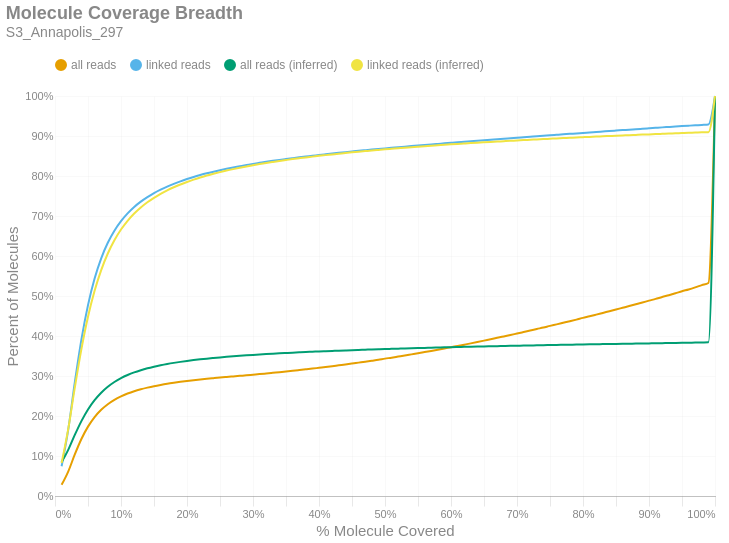

Notebook source saved alongside this figure:
### Markdown cell above
### Molecule Read Coverage
This chart shows molecule coverage breadth as computed by the number of bases aligned to that molecule. In other words, "*how much of each unique long molecule is actually sequenced/aligned?*" Keep in mind there is a distinction between sequences and alignments, since some sequences belonging to a particular molecule may not align well and wouldn't appear in the alignment data. This chart also shows molecule coverage breadth as computed by the *inferred fragment* from which the aligned sequences originate. Unlike read coverage, this calculation takes into account the total insert size, including unsequenced gaps between the forward and reverse reads. Like the previous figures, these are cumulative percents.

### Code cell
if SKIPLR:
    print_html(f"Skipped")
else:
    binned_df = consolidated_hist(valids['coverage_bp'], mask, 0.01, True)
    binned_df_inf = consolidated_hist(valids['coverage_inserts'], mask, 0.01, True)
    binned_df = binned_df.with_columns(pl.lit(binned_df_inf['all reads (cumsum)']).alias('all reads (inferred)'))
    binned_df = binned_df.with_columns(pl.lit(binned_df_inf['linked reads (cumsum)']).alias('linked reads (inferred)'))
    binned_df = binned_df.with_columns(
        (pl.col('bin').cast(pl.Float64) + 0.01).alias('right_edge')
    )

    with SafeRender(binned_df):
        (
            density_plot(binned_df, 'Molecule Coverage Breadth', samplename, 'molcov', ['all reads (inferred)','linked reads (inferred)'])
            .encode(
                #x=alt.X('bin:Q', title="% Molecule Covered").axis(format = '%').scale(padding=0),
                x=alt.X('right_edge:Q', title="% Molecule Covered").axis(format='%').scale(padding=0),
                y=alt.Y('value:Q', title='Percent of Molecules')
                    .axis(format='%')
                    .stack(False)
                    .scale(domainMin=0, padding=0),
                color=alt.Color("key:N").scale(domain = ["all reads", "linked reads", "all reads (inferred)", "linked reads (inferred)"]),
                tooltip = [
                    alt.Tooltip("key:N", title = "Data Type"),
                    alt.Tooltip("range_label:N", title="% Molecule Covered"),
                    alt.Tooltip("value:Q", format = ".2%", title="% Molecules")
                ]
            )
        ).display()

### Figure 1 — Vega-Lite specification as saved in the notebook (floating-point values rounded to 4 significant figures)
{"width": "container", "height": 400, "config": {"title": {"anchor": "start", "dy": -15, "fontSize": 18, "color": "#888888", "subtitleColor": "#888888", "subtitleFontSize": 14}, "arc": {"fill": "#0072B2"}, "axis": {"domainColor": "#888888", "domainWidth": 0.5, "gridWidth": 0.2, "grid": false, "titleFontWeight": 400, "titleFontSize": 15, "labelFontSize": 11, "labelColor": "#888888", "tickColor": "#888888", "tickWidth": 0.2, "titleColor": "#888888"}, "axisBand": {"grid": false}, "axisX": {"grid": true, "tickSize": 10, "domainCap": "round"}, "axisY": {"domain": false, "grid": true, "tickSize": 0, "domainCap": "round"}, "background": "transparent", "header": {"labelFontSize": 15, "labelColor": "#888888", "titleFontSize": 15, "titleFontWeight": 600, "titleColor": "#888888"}, "legend": {"labelFont": "sans-serif", "labelFontSize": 12, "labelColor": "#888888", "symbolSize": 100, "symbolType": "circle", "titleFontSize": 12, "titlePadding": 10, "titleColor": "#888888", "title": null, "orient": "top"}, "range": {"category": ["#E69F00", "#56B4E9", "#009E73", "#F0E442", "#0072B2", "#D55E00", "#CC79A7", "#000000"], "diverging": ["#cfe8f3", "#a2d4ec", "#73bfe2", "#46abdb", "#1696d2", "#12719e"]}, "area": {"fill": "#0072B2", "fillOpacity": 0.7, "line": true, "strokeOpacity": 0.7}, "line": {"color": "#0072B2", "stroke": "#0072B2", "strokeWidth": 2}, "trail": {"color": "#0072B2", "stroke": "#0072B2", "strokeWidth": 0, "size": 1}, "point": {"filled": true, "fillOpacity": 1.0, "size": 95}, "text": {"color": "#888888", "fontSize": 11, "align": "right", "fontWeight": 400, "size": 11}, "bar": {"fill": "#0072B2", "stroke": null}, "view": {"stroke": null, "continuousWidth": 660, "continuousHeight": 400}}, "data": {"name": "data-a64aadbc16f11a8dced4c81e52e3dbcc"}, "mark": {"type": "line", "interpolate": "monotone", "point": {"opacity": 0, "size": 275}}, "encoding": {"color": {"field": "key", "scale": {"domain": ["all reads", "linked reads", "all reads (inferred)", "linked reads (inferred)"]}, "type": "nominal"}, "tooltip": [{"field": "key", "title": "Data Type", "type": "nominal"}, {"field": "range_label", "title": "% Molecule Covered", "type": "nominal"}, {"field": "value", "format": ".2%", "title": "% Molecules", "type": "quantitative"}], "x": {"axis": {"format": "%"}, "field": "right_edge", "scale": {"padding": 0}, "title": "% Molecule Covered", "type": "quantitative"}, "y": {"axis": {"format": "%"}, "field": "value", "scale": {"domainMin": 0, "padding": 0}, "stack": false, "title": "Percent of Molecules", "type": "quantitative"}}, "params": [{"name": "param_c36ac31b6afebe62", "select": {"type": "point", "fields": ["key"]}, "bind": "legend"}], "title": {"text": "Molecule Coverage Breadth", "subtitle": "S3_Annapolis_297"}, "transform": [{"fold": ["all reads (cumsum)", "linked reads (cumsum)", "all reads (inferred)", "linked reads (inferred)"]}, {"calculate": "replace(datum.key, ' (cumsum)', '')", "as": "key"}, {"filter": {"param": "param_c36ac31b6afebe62"}}], "usermeta": {"embedOptions": {"downloadFileName": "S3_Annapolis_297.molcov"}}, "$schema": "https://vega.github.io/schema/vega-lite/v6.1.0.json", "datasets": {"data-a64aadbc16f11a8dced4c81e52e3dbcc": [{"bin": "0.0", "interval": "0.0-0.01", "all reads": 0.02789, "linked reads": 0.07451, "all reads (cumsum)": 0.02789, "linked reads (cumsum)": 0.07451, "range_label": "0.0-0.01", "all reads (inferred)": 0.08436, "linked reads (inferred)": 0.08235, "right_edge": 0.01}, {"bin": "0.01", "interval": "0.01-0.02", "all reads": 0.03315, "linked reads": 0.09102, "all reads (cumsum)": 0.06103, "linked reads (cumsum)": 0.1655, "range_label": "0.01-0.02", "all reads (inferred)": 0.1153, "linked reads (inferred)": 0.1672, "right_edge": 0.02}, {"bin": "0.02", "interval": "0.02-0.03", "all reads": 0.04278, "linked reads": 0.1185, "all reads (cumsum)": 0.1038, "linked reads (cumsum)": 0.284, "range_label": "0.02-0.03", "all reads (inferred)": 0.1527, "linked reads (inferred)": 0.2708, "right_edge": 0.03}, {"bin": "0.03", "interval": "0.03-0.04", "all reads": 0.03858, "linked reads": 0.1071, "all reads (cumsum)": 0.1424, "linked reads (cumsum)": 0.3911, "range_label": "0.03-0.04", "all reads (inferred)": 0.1873, "linked reads (inferred)": 0.3671, "right_edge": 0.04}, {"bin": "0.04", "interval": "0.04-0.05", "all reads": 0.03101, "linked reads": 0.08614, "all reads (cumsum)": 0.1734, "linked reads (cumsum)": 0.4772, "range_label": "0.04-0.05", "all reads (inferred)": 0.2164, "linked reads (inferred)": 0.4482, "right_edge": 0.05}, {"bin": "0.05", "interval": "0.05-0.06", "all reads": 0.02393, "linked reads": 0.0664, "all reads (cumsum)": 0.1973, "linked reads (cumsum)": 0.5436, "range_label": "0.05-0.06", "all reads (inferred)": 0.2396, "linked reads (inferred)": 0.513, "right_edge": 0.06}, {"bin": "0.06", "interval": "0.06-0.07", "all reads": 0.01824, "linked reads": 0.05062, "all reads (cumsum)": 0.2156, "linked reads (cumsum)": 0.5942, "range_label": "0.06-0.07", "all reads (inferred)": 0.2583, "linked reads (inferred)": 0.5648, "right_edge": 0.07}, {"bin": "0.07", "interval": "0.07-0.08", "all reads": 0.01396, "linked reads": 0.03876, "all reads (cumsum)": 0.2295, "linked reads (cumsum)": 0.633, "range_label": "0.07-0.08", "all reads (inferred)": 0.2732, "linked reads (inferred)": 0.6063, "right_edge": 0.08}, {"bin": "0.08", "interval": "0.08-0.09", "all reads": 0.01088, "linked reads": 0.03015, "all reads (cumsum)": 0.2404, "linked reads (cumsum)": 0.6632, "range_label": "0.08-0.09", "all reads (inferred)": 0.285, "linked reads (inferred)": 0.6393, "right_edge": 0.09}, {"bin": "0.09", "interval": "0.09-0.1", "all reads": 0.008628, "linked reads": 0.02384, "all reads (cumsum)": 0.2491, "linked reads (cumsum)": 0.687, "range_label": "0.09-0.1", "all reads (inferred)": 0.2947, "linked reads (inferred)": 0.6661, "right_edge": 0.1}, {"bin": "0.1", "interval": "0.1-0.11", "all reads": 0.007066, "linked reads": 0.01951, "all reads (cumsum)": 0.2561, "linked reads (cumsum)": 0.7065, "range_label": "0.1-0.11", "all reads (inferred)": 0.3026, "linked reads (inferred)": 0.688, "right_edge": 0.11}, {"bin": "0.11", "interval": "0.11-0.12", "all reads": 0.005852, "linked reads": 0.01615, "all reads (cumsum)": 0.262, "linked reads (cumsum)": 0.7227, "range_label": "0.11-0.12", "all reads (inferred)": 0.3091, "linked reads (inferred)": 0.7061, "right_edge": 0.12}, {"bin": "0.12", "interval": "0.12-0.13", "all reads": 0.00483, "linked reads": 0.01327, "all reads (cumsum)": 0.2668, "linked reads (cumsum)": 0.7359, "range_label": "0.12-0.13", "all reads (inferred)": 0.3145, "linked reads (inferred)": 0.7213, "right_edge": 0.13}, {"bin": "0.13", "interval": "0.13-0.14", "all reads": 0.004125, "linked reads": 0.01132, "all reads (cumsum)": 0.2709, "linked reads (cumsum)": 0.7472, "range_label": "0.13-0.14", "all reads (inferred)": 0.3192, "linked reads (inferred)": 0.7343, "right_edge": 0.14}, {"bin": "0.14", "interval": "0.14-0.15", "all reads": 0.003651, "linked reads": 0.01003, "all reads (cumsum)": 0.2746, "linked reads (cumsum)": 0.7573, "range_label": "0.14-0.15", "all reads (inferred)": 0.3232, "linked reads (inferred)": 0.7454, "right_edge": 0.15}, {"bin": "0.15", "interval": "0.15-0.16", "all reads": 0.003157, "linked reads": 0.008615, "all reads (cumsum)": 0.2777, "linked reads (cumsum)": 0.7659, "range_label": "0.15-0.16", "all reads (inferred)": 0.3269, "linked reads (inferred)": 0.7554, "right_edge": 0.16}, {"bin": "0.16", "interval": "0.16-0.17", "all reads": 0.002856, "linked reads": 0.007754, "all reads (cumsum)": 0.2806, "linked reads (cumsum)": 0.7736, "range_label": "0.16-0.17", "all reads (inferred)": 0.3301, "linked reads (inferred)": 0.7642, "right_edge": 0.17}, {"bin": "0.17", "interval": "0.17-0.18", "all reads": 0.00252, "linked reads": 0.00681, "all reads (cumsum)": 0.2831, "linked reads (cumsum)": 0.7804, "range_label": "0.17-0.18", "all reads (inferred)": 0.3328, "linked reads (inferred)": 0.7719, "right_edge": 0.18}, {"bin": "0.18", "interval": "0.18-0.19", "all reads": 0.002328, "linked reads": 0.006227, "all reads (cumsum)": 0.2854, "linked reads (cumsum)": 0.7867, "range_label": "0.18-0.19", "all reads (inferred)": 0.3353, "linked reads (inferred)": 0.7788, "right_edge": 0.19}, {"bin": "0.19", "interval": "0.19-0.2", "all reads": 0.002131, "linked reads": 0.005693, "all reads (cumsum)": 0.2876, "linked reads (cumsum)": 0.7924, "range_label": "0.19-0.2", "all reads (inferred)": 0.3376, "linked reads (inferred)": 0.7851, "right_edge": 0.2}, {"bin": "0.2", "interval": "0.2-0.21", "all reads": 0.001976, "linked reads": 0.005236, "all reads (cumsum)": 0.2895, "linked reads (cumsum)": 0.7976, "range_label": "0.2-0.21", "all reads (inferred)": 0.3397, "linked reads (inferred)": 0.7909, "right_edge": 0.21}, {"bin": "0.21", "interval": "0.21-0.22", "all reads": 0.001813, "linked reads": 0.00472, "all reads (cumsum)": 0.2914, "linked reads (cumsum)": 0.8023, "range_label": "0.21-0.22", "all reads (inferred)": 0.3416, "linked reads (inferred)": 0.7962, "right_edge": 0.22}, {"bin": "0.22", "interval": "0.22-0.23", "all reads": 0.001685, "linked reads": 0.00434, "all reads (cumsum)": 0.293, "linked reads (cumsum)": 0.8067, "range_label": "0.22-0.23", "all reads (inferred)": 0.3434, "linked reads (inferred)": 0.801, "right_edge": 0.23}, {"bin": "0.23", "interval": "0.23-0.24", "all reads": 0.001561, "linked reads": 0.003988, "all reads (cumsum)": 0.2946, "linked reads (cumsum)": 0.8107, "range_label": "0.23-0.24", "all reads (inferred)": 0.345, "linked reads (inferred)": 0.8054, "right_edge": 0.24}, {"bin": "0.24", "interval": "0.24-0.25", "all reads": 0.001527, "linked reads": 0.003845, "all reads (cumsum)": 0.2961, "linked reads (cumsum)": 0.8145, "range_label": "0.24-0.25", "all reads (inferred)": 0.3465, "linked reads (inferred)": 0.8096, "right_edge": 0.25}, {"bin": "0.25", "interval": "0.25-0.26", "all reads": 0.001431, "linked reads": 0.003545, "all reads (cumsum)": 0.2976, "linked reads (cumsum)": 0.818, "range_label": "0.25-0.26", "all reads (inferred)": 0.3479, "linked reads (inferred)": 0.8136, "right_edge": 0.26}, {"bin": "0.26", "interval": "0.26-0.27", "all reads": 0.001407, "linked reads": 0.003344, "all reads (cumsum)": 0.299, "linked reads (cumsum)": 0.8214, "range_label": "0.26-0.27", "all reads (inferred)": 0.3492, "linked reads (inferred)": 0.8172, "right_edge": 0.27}, {"bin": "0.27", "interval": "0.27-0.28", "all reads": 0.001405, "linked reads": 0.003178, "all reads (cumsum)": 0.3004, "linked reads (cumsum)": 0.8246, "range_label": "0.27-0.28", "all reads (inferred)": 0.3505, "linked reads (inferred)": 0.8206, "right_edge": 0.28}, {"bin": "0.28", "interval": "0.28-0.29", "all reads": 0.001382, "linked reads": 0.002852, "all reads (cumsum)": 0.3018, "linked reads (cumsum)": 0.8274, "range_label": "0.28-0.29", "all reads (inferred)": 0.3516, "linked reads (inferred)": 0.8238, "right_edge": 0.29}, {"bin": "0.29", "interval": "0.29-0.3", "all reads": 0.001483, "linked reads": 0.002861, "all reads (cumsum)": 0.3032, "linked reads (cumsum)": 0.8303, "range_label": "0.29-0.3", "all reads (inferred)": 0.3527, "linked reads (inferred)": 0.8268, "right_edge": 0.3}, {"bin": "0.3", "interval": "0.3-0.31", "all reads": 0.001466, "linked reads": 0.002643, "all reads (cumsum)": 0.3047, "linked reads (cumsum)": 0.8329, "range_label": "0.3-0.31", "all reads (inferred)": 0.3538, "linked reads (inferred)": 0.8298, "right_edge": 0.31}, {"bin": "0.31", "interval": "0.31-0.32", "all reads": 0.00161, "linked reads": 0.002636, "all reads (cumsum)": 0.3063, "linked reads (cumsum)": 0.8356, "range_label": "0.31-0.32", "all reads (inferred)": 0.3548, "linked reads (inferred)": 0.8325, "right_edge": 0.32}, {"bin": "0.32", "interval": "0.32-0.33", "all reads": 0.001636, "linked reads": 0.002452, "all reads (cumsum)": 0.3079, "linked reads (cumsum)": 0.838, "range_label": "0.32-0.33", "all reads (inferred)": 0.3558, "linked reads (inferred)": 0.8351, "right_edge": 0.33}, {"bin": "0.33", "interval": "0.33-0.34", "all reads": 0.001642, "linked reads": 0.002302, "all reads (cumsum)": 0.3096, "linked reads (cumsum)": 0.8403, "range_label": "0.33-0.34", "all reads (inferred)": 0.3567, "linked reads (inferred)": 0.8376, "right_edge": 0.34}, {"bin": "0.34", "interval": "0.34-0.35", "all reads": 0.00163, "linked reads": 0.002161, "all reads (cumsum)": 0.3112, "linked reads (cumsum)": 0.8425, "range_label": "0.34-0.35", "all reads (inferred)": 0.3575, "linked reads (inferred)": 0.8399, "right_edge": 0.35}, {"bin": "0.35", "interval": "0.35-0.36", "all reads": 0.00174, "linked reads": 0.002113, "all reads (cumsum)": 0.313, "linked reads (cumsum)": 0.8446, "range_label": "0.35-0.36", "all reads (inferred)": 0.3584, "linked reads (inferred)": 0.8422, "right_edge": 0.36}, {"bin": "0.36", "interval": "0.36-0.37", "all reads": 0.0018, "linked reads": 0.002091, "all reads (cumsum)": 0.3148, "linked reads (cumsum)": 0.8467, "range_label": "0.36-0.37", "all reads (inferred)": 0.3592, "linked reads (inferred)": 0.8444, "right_edge": 0.37}, {"bin": "0.37", "interval": "0.37-0.38", "all reads": 0.001822, "linked reads": 0.001953, "all reads (cumsum)": 0.3166, "linked reads (cumsum)": 0.8486, "range_label": "0.37-0.38", "all reads (inferred)": 0.36, "linked reads (inferred)": 0.8465, "right_edge": 0.38}, {"bin": "0.38", "interval": "0.38-0.39", "all reads": 0.001871, "linked reads": 0.001863, "all reads (cumsum)": 0.3185, "linked reads (cumsum)": 0.8505, "range_label": "0.38-0.39", "all reads (inferred)": 0.3607, "linked reads (inferred)": 0.8484, "right_edge": 0.39}, {"bin": "0.39", "interval": "0.39-0.4", "all reads": 0.002, "linked reads": 0.001972, "all reads (cumsum)": 0.3205, "linked reads (cumsum)": 0.8525, "range_label": "0.39-0.4", "all reads (inferred)": 0.3614, "linked reads (inferred)": 0.8504, "right_edge": 0.4}, {"bin": "0.4", "interval": "0.4-0.41", "all reads": 0.001977, "linked reads": 0.001841, "all reads (cumsum)": 0.3224, "linked reads (cumsum)": 0.8543, "range_label": "0.4-0.41", "all reads (inferred)": 0.362, "linked reads (inferred)": 0.8522, "right_edge": 0.41}, {"bin": "0.41", "interval": "0.41-0.42", "all reads": 0.002097, "linked reads": 0.001804, "all reads (cumsum)": 0.3245, "linked reads (cumsum)": 0.8561, "range_label": "0.41-0.42", "all reads (inferred)": 0.3627, "linked reads (inferred)": 0.854, "right_edge": 0.42}, {"bin": "0.42", "interval": "0.42-0.43", "all reads": 0.00219, "linked reads": 0.001741, "all reads (cumsum)": 0.3267, "linked reads (cumsum)": 0.8578, "range_label": "0.42-0.43", "all reads (inferred)": 0.3633, "linked reads (inferred)": 0.8557, "right_edge": 0.43}, {"bin": "0.43", "interval": "0.43-0.44", "all reads": 0.002148, "linked reads": 0.001699, "all reads (cumsum)": 0.3289, "linked reads (cumsum)": 0.8595, "range_label": "0.43-0.44", "all reads (inferred)": 0.364, "linked reads (inferred)": 0.8574, "right_edge": 0.44}, {"bin": "0.44", "interval": "0.44-0.45", "all reads": 0.002268, "linked reads": 0.001674, "all reads (cumsum)": 0.3311, "linked reads (cumsum)": 0.8612, "range_label": "0.44-0.45", "all reads (inferred)": 0.3646, "linked reads (inferred)": 0.8591, "right_edge": 0.45}, {"bin": "0.45", "interval": "0.45-0.46", "all reads": 0.002326, "linked reads": 0.001658, "all reads (cumsum)": 0.3335, "linked reads (cumsum)": 0.8629, "range_label": "0.45-0.46", "all reads (inferred)": 0.3652, "linked reads (inferred)": 0.8607, "right_edge": 0.46}, {"bin": "0.46", "interval": "0.46-0.47", "all reads": 0.002306, "linked reads": 0.001567, "all reads (cumsum)": 0.3358, "linked reads (cumsum)": 0.8644, "range_label": "0.46-0.47", "all reads (inferred)": 0.3657, "linked reads (inferred)": 0.8622, "right_edge": 0.47}, {"bin": "0.47", "interval": "0.47-0.48", "all reads": 0.002419, "linked reads": 0.001548, "all reads (cumsum)": 0.3382, "linked reads (cumsum)": 0.866, "range_label": "0.47-0.48", "all reads (inferred)": 0.3663, "linked reads (inferred)": 0.8638, "right_edge": 0.48}, {"bin": "0.48", "interval": "0.48-0.49", "all reads": 0.002438, "linked reads": 0.001508, "all reads (cumsum)": 0.3406, "linked reads (cumsum)": 0.8675, "range_label": "0.48-0.49", "all reads (inferred)": 0.3669, "linked reads (inferred)": 0.8652, "right_edge": 0.49}, {"bin": "0.49", "interval": "0.49-0.5", "all reads": 0.002788, "linked reads": 0.001558, "all reads (cumsum)": 0.3434, "linked reads (cumsum)": 0.8691, "range_label": "0.49-0.5", "all reads (inferred)": 0.3674, "linked reads (inferred)": 0.8667, "right_edge": 0.5}, {"bin": "0.5", "interval": "0.5-0.51", "all reads": 0.002433, "linked reads": 0.001444, "all reads (cumsum)": 0.3458, "linked reads (cumsum)": 0.8705, "range_label": "0.5-0.51", "all reads (inferred)": 0.3679, "linked reads (inferred)": 0.868, "right_edge": 0.51}, {"bin": "0.51", "interval": "0.51-0.52", "all reads": 0.002724, "linked reads": 0.001396, "all reads (cumsum)": 0.3486, "linked reads (cumsum)": 0.8719, "range_label": "0.51-0.52", "all reads (inferred)": 0.3684, "linked reads (inferred)": 0.8694, "right_edge": 0.52}, {"bin": "0.52", "interval": "0.52-0.53", "all reads": 0.002721, "linked reads": 0.001462, "all reads (cumsum)": 0.3513, "linked reads (cumsum)": 0.8734, "range_label": "0.52-0.53", "all reads (inferred)": 0.3689, "linked reads (inferred)": 0.8707, "right_edge": 0.53}, {"bin": "0.53", "interval": "0.53-0.54", "all reads": 0.002805, "linked reads": 0.0014, "all reads (cumsum)": 0.3541, "linked reads (cumsum)": 0.8748, "range_label": "0.53-0.54", "all reads (inferred)": 0.3694, "linked reads (inferred)": 0.872, "right_edge": 0.54}, {"bin": "0.54", "interval": "0.54-0.55", "all reads": 0.002804, "linked reads": 0.001337, "all reads (cumsum)": 0.3569, "linked reads (cumsum)": 0.8761, "range_label": "0.54-0.55", "all reads (inferred)": 0.3698, "linked reads (inferred)": 0.8732, "right_edge": 0.55}, {"bin": "0.55", "interval": "0.55-0.56", "all reads": 0.002913, "linked reads": 0.0014, "all reads (cumsum)": 0.3598, "linked reads (cumsum)": 0.8775, "range_label": "0.55-0.56", "all reads (inferred)": 0.3703, "linked reads (inferred)": 0.8744, "right_edge": 0.56}, {"bin": "0.56", "interval": "0.56-0.57", "all reads": 0.00295, "linked reads": 0.001314, "all reads (cumsum)": 0.3628, "linked reads (cumsum)": 0.8788, "range_label": "0.56-0.57", "all reads (inferred)": 0.3707, "linked reads (inferred)": 0.8756, "right_edge": 0.57}, {"bin": "0.57", "interval": "0.57-0.58", "all reads": 0.003022, "linked reads": 0.001379, "all reads (cumsum)": 0.3658, "linked reads (cumsum)": 0.8802, "range_label": "0.57-0.58", "all reads (inferred)": 0.3712, "linked reads (inferred)": 0.8768, "right_edge": 0.58}, {"bin": "0.58", "interval": "0.58-0.59", "all reads": 0.0031, "linked reads": 0.001401, "all reads (cumsum)": 0.3689, "linked reads (cumsum)": 0.8816, "range_label": "0.58-0.59", "all reads (inferred)": 0.3716, "linked reads (inferred)": 0.8779, "right_edge": 0.59}, {"bin": "0.59", "interval": "0.59-0.6", "all reads": 0.003178, "linked reads": 0.001376, "all reads (cumsum)": 0.3721, "linked reads (cumsum)": 0.883, "range_label": "0.59-0.6", "all reads (inferred)": 0.372, "linked reads (inferred)": 0.8791, "right_edge": 0.6}, {"bin": "0.6", "interval": "0.6-0.61", "all reads": 0.003092, "linked reads": 0.001347, "all reads (cumsum)": 0.3752, "linked reads (cumsum)": 0.8843, "range_label": "0.6-0.61", "all reads (inferred)": 0.3724, "linked reads (inferred)": 0.8802, "right_edge": 0.61}, {"bin": "0.61", "interval": "0.61-0.62", "all reads": 0.003196, "linked reads": 0.001241, "all reads (cumsum)": 0.3783, "linked reads (cumsum)": 0.8856, "range_label": "0.61-0.62", "all reads (inferred)": 0.3728, "linked reads (inferred)": 0.8812, "right_edge": 0.62}, {"bin": "0.62", "interval": "0.62-0.63", "all reads": 0.00323, "linked reads": 0.001293, "all reads (cumsum)": 0.3816, "linked reads (cumsum)": 0.8868, "range_label": "0.62-0.63", "all reads (inferred)": 0.3732, "linked reads (inferred)": 0.8823, "right_edge": 0.63}, {"bin": "0.63", "interval": "0.63-0.64", "all reads": 0.003378, "linked reads": 0.00125, "all reads (cumsum)": 0.385, "linked reads (cumsum)": 0.8881, "range_label": "0.63-0.64", "all reads (inferred)": 0.3736, "linked reads (inferred)": 0.8832, "right_edge": 0.64}, {"bin": "0.64", "interval": "0.64-0.65", "all reads": 0.003455, "linked reads": 0.001344, "all reads (cumsum)": 0.3884, "linked reads (cumsum)": 0.8894, "range_label": "0.64-0.65", "all reads (inferred)": 0.3739, "linked reads (inferred)": 0.8842, "right_edge": 0.65}, {"bin": "0.65", "interval": "0.65-0.66", "all reads": 0.003562, "linked reads": 0.001282, "all reads (cumsum)": 0.392, "linked reads (cumsum)": 0.8907, "range_label": "0.65-0.66", "all reads (inferred)": 0.3743, "linked reads (inferred)": 0.8852, "right_edge": 0.66}, {"bin": "0.66", "interval": "0.66-0.67", "all reads": 0.00341, "linked reads": 0.001213, "all reads (cumsum)": 0.3954, "linked reads (cumsum)": 0.8919, "range_label": "0.66-0.67", "all reads (inferred)": 0.3747, "linked reads (inferred)": 0.8861, "right_edge": 0.67}, {"bin": "0.67", "interval": "0.67-0.68", "all reads": 0.00353, "linked reads": 0.001296, "all reads (cumsum)": 0.3989, "linked reads (cumsum)": 0.8932, "range_label": "0.67-0.68", "all reads (inferred)": 0.375, "linked reads (inferred)": 0.887, "right_edge": 0.68}, {"bin": "0.68", "interval": "0.68-0.69", "all reads": 0.003546, "linked reads": 0.001202, "all reads (cumsum)": 0.4025, "linked reads (cumsum)": 0.8944, "range_label": "0.68-0.69", "all reads (inferred)": 0.3754, "linked reads (inferred)": 0.888, "right_edge": 0.69}, {"bin": "0.69", "interval": "0.69-0.7", "all reads": 0.003739, "linked reads": 0.001246, "all reads (cumsum)": 0.4062, "linked reads (cumsum)": 0.8957, "range_label": "0.69-0.7", "all reads (inferred)": 0.3757, "linked reads (inferred)": 0.8888, "right_edge": 0.7}, {"bin": "0.7", "interval": "0.7-0.71", "all reads": 0.00369, "linked reads": 0.001205, "all reads (cumsum)": 0.4099, "linked reads (cumsum)": 0.8969, "range_label": "0.7-0.71", "all reads (inferred)": 0.3761, "linked reads (inferred)": 0.8898, "right_edge": 0.71}, {"bin": "0.71", "interval": "0.71-0.72", "all reads": 0.00368, "linked reads": 0.001221, "all reads (cumsum)": 0.4136, "linked reads (cumsum)": 0.8981, "range_label": "0.71-0.72", "all reads (inferred)": 0.3764, "linked reads (inferred)": 0.8906, "right_edge": 0.72}, {"bin": "0.72", "interval": "0.72-0.73", "all reads": 0.003877, "linked reads": 0.001235, "all reads (cumsum)": 0.4174, "linked reads (cumsum)": 0.8993, "range_label": "0.72-0.73", "all reads (inferred)": 0.3767, "linked reads (inferred)": 0.8915, "right_edge": 0.73}, {"bin": "0.73", "interval": "0.73-0.74", "all reads": 0.003741, "linked reads": 0.00119, "all reads (cumsum)": 0.4212, "linked reads (cumsum)": 0.9005, "range_label": "0.73-0.74", "all reads (inferred)": 0.377, "linked reads (inferred)": 0.8923, "right_edge": 0.74}, {"bin": "0.74", "interval": "0.74-0.75", "all reads": 0.004079, "linked reads": 0.001252, "all reads (cumsum)": 0.4253, "linked reads (cumsum)": 0.9018, "range_label": "0.74-0.75", "all reads (inferred)": 0.3773, "linked reads (inferred)": 0.8931, "right_edge": 0.75}, {"bin": "0.75", "interval": "0.75-0.76", "all reads": 0.003803, "linked reads": 0.001172, "all reads (cumsum)": 0.4291, "linked reads (cumsum)": 0.903, "range_label": "0.75-0.76", "all reads (inferred)": 0.3776, "linked reads (inferred)": 0.894, "right_edge": 0.76}, {"bin": "0.76", "interval": "0.76-0.77", "all reads": 0.00392, "linked reads": 0.001177, "all reads (cumsum)": 0.433, "linked reads (cumsum)": 0.9041, "range_label": "0.76-0.77", "all reads (inferred)": 0.378, "linked reads (inferred)": 0.8948, "right_edge": 0.77}, {"bin": "0.77", "interval": "0.77-0.78", "all reads": 0.003929, "linked reads": 0.001224, "all reads (cumsum)": 0.4369, "linked reads (cumsum)": 0.9054, "range_label": "0.77-0.78", "all reads (inferred)": 0.3783, "linked reads (inferred)": 0.8955, "right_edge": 0.78}, {"bin": "0.78", "interval": "0.78-0.79", "all reads": 0.004031, "linked reads": 0.001149, "all reads (cumsum)": 0.4409, "linked reads (cumsum)": 0.9065, "range_label": "0.78-0.79", "all reads (inferred)": 0.3786, "linked reads (inferred)": 0.8963, "right_edge": 0.79}, {"bin": "0.79", "interval": "0.79-0.8", "all reads": 0.004321, "linked reads": 0.00125, "all reads (cumsum)": 0.4453, "linked reads (cumsum)": 0.9078, "range_label": "0.79-0.8", "all reads (inferred)": 0.3788, "linked reads (inferred)": 0.897, "right_edge": 0.8}, {"bin": "0.8", "interval": "0.8-0.81", "all reads": 0.003968, "linked reads": 0.001158, "all reads (cumsum)": 0.4492, "linked reads (cumsum)": 0.9089, "range_label": "0.8-0.81", "all reads (inferred)": 0.3791, "linked reads (inferred)": 0.8978, "right_edge": 0.81}, {"bin": "0.81", "interval": "0.81-0.82", "all reads": 0.0042, "linked reads": 0.001225, "all reads (cumsum)": 0.4534, "linked reads (cumsum)": 0.9101, "range_label": "0.81-0.82", "all reads (inferred)": 0.3794, "linked reads (inferred)": 0.8986, "right_edge": 0.82}, {"bin": "0.82", "interval": "0.82-0.83", "all reads": 0.004268, "linked reads": 0.001178, "all reads (cumsum)": 0.4577, "linked reads (cumsum)": 0.9113, "range_label": "0.82-0.83", "all reads (inferred)": 0.3797, "linked reads (inferred)": 0.8993, "right_edge": 0.83}, {"bin": "0.83", "interval": "0.83-0.84", "all reads": 0.004219, "linked reads": 0.001179, "all reads (cumsum)": 0.4619, "linked reads (cumsum)": 0.9125, "range_label": "0.83-0.84", "all reads (inferred)": 0.38, "linked reads (inferred)": 0.9, "right_edge": 0.84}, {"bin": "0.84", "interval": "0.84-0.85", "all reads": 0.004267, "linked reads": 0.001131, "all reads (cumsum)": 0.4662, "linked reads (cumsum)": 0.9136, "range_label": "0.84-0.85", "all reads (inferred)": 0.3803, "linked reads (inferred)": 0.9007, "right_edge": 0.85}, {"bin": "0.85", "interval": "0.85-0.86", "all reads": 0.004362, "linked reads": 0.001118, "all reads (cumsum)": 0.4706, "linked reads (cumsum)": 0.9147, "range_label": "0.85-0.86", "all reads (inferred)": 0.3805, "linked reads (inferred)": 0.9014, "right_edge": 0.86}, {"bin": "0.86", "interval": "0.86-0.87", "all reads": 0.00436, "linked reads": 0.001164, "all reads (cumsum)": 0.4749, "linked reads (cumsum)": 0.9159, "range_label": "0.86-0.87", "all reads (inferred)": 0.3808, "linked reads (inferred)": 0.9021, "right_edge": 0.87}, {"bin": "0.87", "interval": "0.87-0.88", "all reads": 0.004391, "linked reads": 0.001096, "all reads (cumsum)": 0.4793, "linked reads (cumsum)": 0.917, "range_label": "0.87-0.88", "all reads (inferred)": 0.381, "linked reads (inferred)": 0.9028, "right_edge": 0.88}, {"bin": "0.88", "interval": "0.88-0.89", "all reads": 0.004416, "linked reads": 0.001138, "all reads (cumsum)": 0.4837, "linked reads (cumsum)": 0.9181, "range_label": "0.88-0.89", "all reads (inferred)": 0.3813, "linked reads (inferred)": 0.9034, "right_edge": 0.89}, {"bin": "0.89", "interval": "0.89-0.9", "all reads": 0.00467, "linked reads": 0.001142, "all reads (cumsum)": 0.4884, "linked reads (cumsum)": 0.9193, "range_label": "0.89-0.9", "all reads (inferred)": 0.3816, "linked reads (inferred)": 0.9041, "right_edge": 0.9}, {"bin": "0.9", "interval": "0.9-0.91", "all reads": 0.004382, "linked reads": 0.00114, "all reads (cumsum)": 0.4928, "linked reads (cumsum)": 0.9204, "range_label": "0.9-0.91", "all reads (inferred)": 0.3818, "linked reads (inferred)": 0.9047, "right_edge": 0.91}, {"bin": "0.91", "interval": "0.91-0.92", "all reads": 0.004873, "linked reads": 0.001133, "all reads (cumsum)": 0.4976, "linked reads (cumsum)": 0.9216, "range_label": "0.91-0.92", "all reads (inferred)": 0.3821, "linked reads (inferred)": 0.9054, "right_edge": 0.92}, {"bin": "0.92", "interval": "0.92-0.93", "all reads": 0.004365, "linked reads": 0.001023, "all reads (cumsum)": 0.502, "linked reads (cumsum)": 0.9226, "range_label": "0.92-0.93", "all reads (inferred)": 0.3823, "linked reads (inferred)": 0.906, "right_edge": 0.93}, {"bin": "0.93", "interval": "0.93-0.94", "all reads": 0.004775, "linked reads": 0.001037, "all reads (cumsum)": 0.5068, "linked reads (cumsum)": 0.9236, "range_label": "0.93-0.94", "all reads (inferred)": 0.3826, "linked reads (inferred)": 0.9066, "right_edge": 0.94}, {"bin": "0.94", "interval": "0.94-0.95", "all reads": 0.005179, "linked reads": 0.001078, "all reads (cumsum)": 0.512, "linked reads (cumsum)": 0.9247, "range_label": "0.94-0.95", "all reads (inferred)": 0.3829, "linked reads (inferred)": 0.9073, "right_edge": 0.95}, {"bin": "0.95", "interval": "0.95-0.96", "all reads": 0.00442, "linked reads": 0.001038, "all reads (cumsum)": 0.5164, "linked reads (cumsum)": 0.9257, "range_label": "0.95-0.96", "all reads (inferred)": 0.3832, "linked reads (inferred)": 0.9079, "right_edge": 0.96}, {"bin": "0.96", "interval": "0.96-0.97", "all reads": 0.005144, "linked reads": 0.001023, "all reads (cumsum)": 0.5215, "linked reads (cumsum)": 0.9268, "range_label": "0.96-0.97", "all reads (inferred)": 0.3835, "linked reads (inferred)": 0.9085, "right_edge": 0.97}, {"bin": "0.97", "interval": "0.97-0.98", "all reads": 0.005651, "linked reads": 0.0009709, "all reads (cumsum)": 0.5272, "linked reads (cumsum)": 0.9277, "range_label": "0.97-0.98", "all reads (inferred)": 0.3838, "linked reads (inferred)": 0.9092, "right_edge": 0.98}, {"bin": "0.98", "interval": "0.98-0.99", "all reads": 0.005356, "linked reads": 0.001118, "all reads (cumsum)": 0.5325, "linked reads (cumsum)": 0.9288, "range_label": "0.98-0.99", "all reads (inferred)": 0.3841, "linked reads (inferred)": 0.9097, "right_edge": 0.99}, {"bin": "0.99", "interval": "0.99-1.0", "all reads": 0.4675, "linked reads": 0.07115, "all reads (cumsum)": 1.0, "linked reads (cumsum)": 1.0, "range_label": "0.99-1.0", "all reads (inferred)": 1.0, "linked reads (inferred)": 1.0, "right_edge": 1.0}]}}
